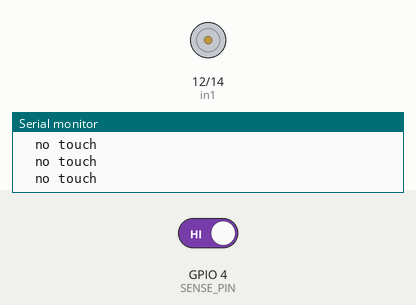
The sketch below on a simulated ESP32. Shown: motor-driver pin pairs drawn as motors (green arrow = first pin HIGH = forward, orange = second pin HIGH = backward, longer = more drive, scaled by the enable pin), the last lines printed to the serial monitor. Inputs (shaded band) come from the test bench; at power-on: GPIO 4 (SENSE_PIN) HIGH.

Above: at 2.0 s.
2.1 s: GPIO 4 (SENSE_PIN) driven LOW
At 2.9 s:
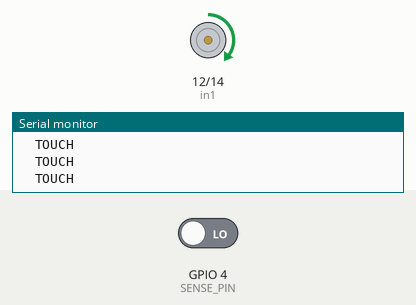
Timing chart, 0 to 5.1 s (numbered marks = the images above; inputs shaded):
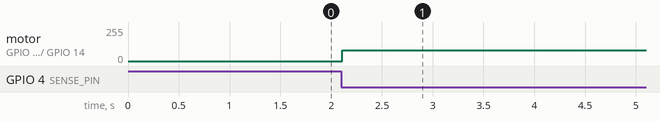

Measured:
- after the input at 2.1 s, motor on GPIO 12 (in1) / GPIO 14 (in2): stopped → forward 80/255 at once

The sketch:

VibrationMotorCapacitiveButton.ino
```cpp
/**
    An ESP32 Capacitive touch sensor using touchRead. Upon touch activation (or close hovering)
    the vibration motor is triggered as haptic feedback. The motot should be tapes to the tip of one's
    finger that is approaching the capacitive sensor electrode for the best effect.z

    SENSE: GPIO Pin used to detect the voltage
    * Pins:

    - Capacitive SENSE: GPIO_4
    - L239D Enable A: GPIO_13
    - L239D in1: GPIO_12
    - L239D in2: GPIO_14
*/

#include "CalibratedAverageTouchSensor.h"

// Params
#define TOUCH_DEVIATION 5 // this value may depend on the object and the person touching it, you should tune it
#define TOUCH_CALIBRATION_NUM_SAMPLES 30  // number of samples in calibration
#define TOUCH_CALIBRATION_DELAY_MS 20     // delay used between samples in calibration
#define TOUCH_READ_DELAY_MS 20 // delay used for the main "loop"

uint32_t touchActivationThreshold = 100;  // Adjust this after observing the serial output during touches
uint32_t hapticActivationSpeed = 80; // Value between 0->255 for speed, 0 is off, 255 is max

// Capacitive Pins
const int SENSE_PIN = 4; // 18;
CalibratedAverageTouchSensor touchSensor1 = CalibratedAverageTouchSensor(SENSE_PIN, TOUCH_DEVIATION);

// Motor Pins
const int enA = 13;
const int in1 = 12;
const int in2 = 14;

// The current motor speed
long currentMotorSpeed = 0;

void setup() {
  Serial.begin(115200);
  initCapacitiveSensor();
  initMotor();

}

void initCapacitiveSensor() {
  Serial.println("Init Cap sensor");
  // T1
  touchSensor1.calibrate(TOUCH_CALIBRATION_NUM_SAMPLES, TOUCH_CALIBRATION_DELAY_MS);
  Serial.print("T1 Average: ");
  Serial.println(touchSensor1.getAverage());

  Serial.println("Calibration Done.");
  delay(200);
}

void initMotor() {
  // Set all the pins as outputs
  pinMode(enA, OUTPUT);
  pinMode(in1, OUTPUT);
  pinMode(in2, OUTPUT);

  // Turn off the motor to start with
  stopMotor();
}

// Main loop
void loop() {
  bool isTouched = touchSensor1.isTouched(); //touchRead(SENSE_PIN); //.touch();//readSensor();
  if (isTouched) {
    Serial.println("  TOUCH");
    currentMotorSpeed = hapticActivationSpeed;
    setMotorDirForward();
    startMotorWithSpeed(currentMotorSpeed);
  } else {
    Serial.println("  no touch");
    stopMotor();
  }
  delay(TOUCH_READ_DELAY_MS);
}

/////////////////////////
// Motor Functionality //
/////////////////////////
void setMotorDirForward() {
  digitalWrite(in1, HIGH);
  digitalWrite(in2, LOW);
}

void setMotorDirBack() {
  digitalWrite(in1, LOW);
  digitalWrite(in2, HIGH);
}

void stopMotor() {
  digitalWrite(enA, LOW);
  digitalWrite(in1, LOW);
  digitalWrite(in2, LOW);
}

void startMotor() {
  digitalWrite(enA, HIGH);
}

void startMotorWithSpeed(int speed) {
  analogWrite(enA, speed);
}
```

CalibratedAverageTouchSensor.h
```cpp
#pragma once // only import the header 1 time

class CalibratedAverageTouchSensor {
private:
  uint8_t touchPin;
  uint32_t averageValue;
  uint32_t deviationValue;

public:
  // Constructor
  CalibratedAverageTouchSensor(uint8_t pin, uint32_t deviation)
    : touchPin(pin),
      averageValue(0),
      deviationValue(deviation > 0 ? deviation : 1) {
  }

  void setDeviation(uint32_t deviation) {
    // Min deviation should be 1
    deviationValue = deviation > 0 ? deviation : 1;
  }

  uint32_t getAverage() const {
    return averageValue;
  }

  uint32_t getDeviation() const {
    return deviationValue;
  }

  // This is a blocking function (time is approx. sampleCount * delayMs)
  void calibrate(uint16_t sampleCount, uint32_t delayBetweenSamplesMs) {
    if (sampleCount == 0) {
      return;
    }

    uint64_t total = 0;

    for (uint16_t i = 0; i < sampleCount; i++) {
      total += touchRead(touchPin);
      delay(delayBetweenSamplesMs);
    }

    averageValue = total / sampleCount;
  }

  bool isTouched() const {
    uint32_t currentValue = touchRead(touchPin);
    return currentValue < (averageValue - deviationValue);
  }
};
```
